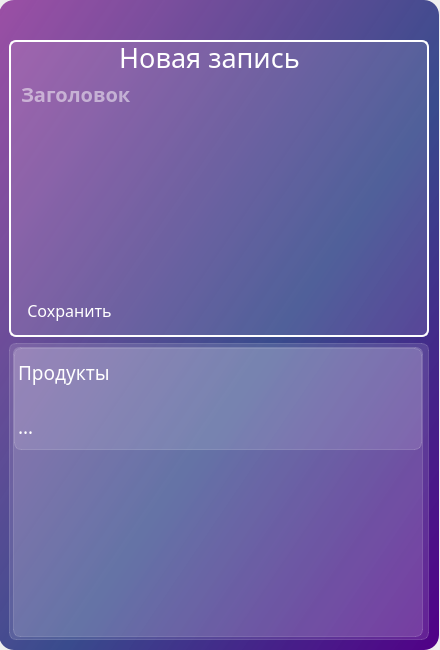
<?xml version="1.0" encoding="UTF-8"?>
<ui version="4.0">
 <class>Notepad</class>
 <widget class="QMainWindow" name="Notepad">
  <property name="geometry">
   <rect>
    <x>0</x>
    <y>0</y>
    <width>440</width>
    <height>650</height>
   </rect>
  </property>
  <property name="minimumSize">
   <size>
    <width>440</width>
    <height>650</height>
   </size>
  </property>
  <property name="maximumSize">
   <size>
    <width>440</width>
    <height>650</height>
   </size>
  </property>
  <property name="windowTitle">
   <string>Notepad</string>
  </property>
  <property name="windowIcon">
   <iconset resource="../qrc/resource.qrc">
    <normaloff>:/icons/C:/Users/Ryzen/PycharmProjects/notepad/notepad/icons/description_black_24dp.svg</normaloff>:/icons/C:/Users/Ryzen/PycharmProjects/notepad/notepad/icons/description_black_24dp.svg</iconset>
  </property>
  <property name="styleSheet">
   <string notr="true"/>
  </property>
  <widget class="QWidget" name="centralwidget">
   <widget class="QFrame" name="main">
    <property name="geometry">
     <rect>
      <x>-1</x>
      <y>0</y>
      <width>440</width>
      <height>650</height>
     </rect>
    </property>
    <property name="styleSheet">
     <string notr="true">QFrame {
background-color: qlineargradient(spread:pad, x1:1, y1:1, x2:0, y2:0, stop:0 rgba(81, 0, 135, 255),stop:0.427447 rgba(41, 61, 132, 235), stop:1 rgba(155, 79, 165, 255));
font-family: Rubik, sans-serif;
color: white;
border-radius: 15px;
}</string>
    </property>
    <property name="frameShape">
     <enum>QFrame::StyledPanel</enum>
    </property>
    <property name="frameShadow">
     <enum>QFrame::Raised</enum>
    </property>
    <widget class="QWidget" name="layoutWidget">
     <property name="geometry">
      <rect>
       <x>10</x>
       <y>40</y>
       <width>420</width>
       <height>600</height>
      </rect>
     </property>
     <layout class="QVBoxLayout" name="frames">
      <item>
       <widget class="QFrame" name="body">
        <property name="styleSheet">
         <string notr="true">QFrame {
background-color: rgba(255, 255, 255, 30);
border: 2px solid rgb(255, 255, 255);
border-radius: 7px;
color: white;
}</string>
        </property>
        <property name="frameShape">
         <enum>QFrame::StyledPanel</enum>
        </property>
        <property name="frameShadow">
         <enum>QFrame::Raised</enum>
        </property>
        <widget class="QLabel" name="main_information">
         <property name="geometry">
          <rect>
           <x>0</x>
           <y>-3</y>
           <width>401</width>
           <height>41</height>
          </rect>
         </property>
         <property name="styleSheet">
          <string notr="true">background-color: rgba(255, 255, 255, 0);
border: none;
font-size: 20pt;</string>
         </property>
         <property name="text">
          <string>Новая запись</string>
         </property>
         <property name="alignment">
          <set>Qt::AlignCenter</set>
         </property>
        </widget>
        <widget class="QPushButton" name="save">
         <property name="geometry">
          <rect>
           <x>10</x>
           <y>255</y>
           <width>101</width>
           <height>30</height>
          </rect>
         </property>
         <property name="font">
          <font>
           <family>Rubik</family>
           <pointsize>12</pointsize>
          </font>
         </property>
         <property name="styleSheet">
          <string notr="true">QPushButton {
color: white;
border: 1px solid rgba(255, 255, 255, 0);
border-radius: 7px;
}

QPushButton:hover {
background-color: rgba(255, 255, 255, 40);
}

QPushButton:pressed {
background-color: rgba(255, 255, 255, 70);
}</string>
         </property>
         <property name="text">
          <string>Сохранить</string>
         </property>
        </widget>
        <widget class="QPushButton" name="delete_note">
         <property name="geometry">
          <rect>
           <x>370</x>
           <y>254</y>
           <width>30</width>
           <height>30</height>
          </rect>
         </property>
         <property name="styleSheet">
          <string notr="true">QPushButton{
border-radius: 15px;
}

QPushButton:hover {
background-color: rgba(255, 255, 255, 40);
}

QPushButton:pressed {
background-color: rgba(255, 255, 255, 70);
}</string>
         </property>
         <property name="text">
          <string/>
         </property>
         <property name="icon">
          <iconset resource="../qrc/resource.qrc">
           <normaloff>:/icons/icons/delete_white_24dp.svg</normaloff>:/icons/icons/delete_white_24dp.svg</iconset>
         </property>
         <property name="iconSize">
          <size>
           <width>24</width>
           <height>24</height>
          </size>
         </property>
        </widget>
        <widget class="QWidget" name="">
         <property name="geometry">
          <rect>
           <x>10</x>
           <y>40</y>
           <width>400</width>
           <height>201</height>
          </rect>
         </property>
         <layout class="QVBoxLayout" name="create">
          <property name="spacing">
           <number>6</number>
          </property>
          <property name="topMargin">
           <number>0</number>
          </property>
          <property name="bottomMargin">
           <number>0</number>
          </property>
          <item>
           <widget class="QLineEdit" name="title">
            <property name="font">
             <font>
              <family>,sans-serif</family>
              <pointsize>-1</pointsize>
              <weight>75</weight>
              <italic>false</italic>
              <bold>true</bold>
             </font>
            </property>
            <property name="styleSheet">
             <string notr="true">background-color: rgba(255, 255, 255, 0);
font: Rubik, sans-serif;
font-size: 20px;
font-weight: bold;
border: none;
color: white;</string>
            </property>
            <property name="maxLength">
             <number>30</number>
            </property>
            <property name="placeholderText">
             <string>Заголовок</string>
            </property>
           </widget>
          </item>
          <item>
           <widget class="QPlainTextEdit" name="note">
            <property name="font">
             <font>
              <family>Rubik,sans-serif</family>
              <pointsize>-1</pointsize>
             </font>
            </property>
            <property name="styleSheet">
             <string notr="true">border: none;
background-color: rgba(255, 255, 255, 0);
font-size: 14px;</string>
            </property>
            <property name="verticalScrollBarPolicy">
             <enum>Qt::ScrollBarAlwaysOff</enum>
            </property>
            <property name="horizontalScrollBarPolicy">
             <enum>Qt::ScrollBarAlwaysOff</enum>
            </property>
           </widget>
          </item>
         </layout>
        </widget>
       </widget>
      </item>
      <item>
       <widget class="QFrame" name="footer">
        <property name="styleSheet">
         <string notr="true">background-color: rgba(255, 255, 255, 30);
border: 1px solid rgba(255, 255, 255, 40);
border-radius: 7px;</string>
        </property>
        <property name="frameShape">
         <enum>QFrame::StyledPanel</enum>
        </property>
        <property name="frameShadow">
         <enum>QFrame::Raised</enum>
        </property>
        <widget class="QListWidget" name="notes">
         <property name="geometry">
          <rect>
           <x>4</x>
           <y>4</y>
           <width>410</width>
           <height>290</height>
          </rect>
         </property>
         <property name="focusPolicy">
          <enum>Qt::NoFocus</enum>
         </property>
         <property name="styleSheet">
          <string notr="true">QListWidget{
background-color: rgba(255, 255, 255, 30);
border: 1px solid rgba(255, 255, 255, 40);
border-radius: 7px;
}

QListWidget::item{
background-color: rgba(255, 255, 255, 30);
border: 1px solid rgba(255, 255, 255, 40);
border-radius: 7px;
color: white;
width: 390px;
height: 100px;
}

QListWidget::item:hover{
background-color: rgba(255, 255, 255, 40);
}</string>
         </property>
         <property name="verticalScrollBarPolicy">
          <enum>Qt::ScrollBarAlwaysOff</enum>
         </property>
         <property name="horizontalScrollBarPolicy">
          <enum>Qt::ScrollBarAlwaysOff</enum>
         </property>
         <property name="flow">
          <enum>QListView::TopToBottom</enum>
         </property>
         <property name="isWrapping" stdset="0">
          <bool>false</bool>
         </property>
         <property name="spacing">
          <number>16</number>
         </property>
         <item>
          <property name="text">
           <string>Продукты


24.02.2023 Купить продукты...</string>
          </property>
          <property name="font">
           <font>
            <family>Rubik</family>
            <pointsize>14</pointsize>
            <weight>50</weight>
            <bold>false</bold>
           </font>
          </property>
         </item>
        </widget>
       </widget>
      </item>
     </layout>
    </widget>
    <widget class="QPushButton" name="close">
     <property name="geometry">
      <rect>
       <x>402</x>
       <y>4</y>
       <width>30</width>
       <height>30</height>
      </rect>
     </property>
     <property name="styleSheet">
      <string notr="true">QPushButton{
border-radius: 15px;
}

QPushButton:hover {
background-color: rgba(255, 255, 255, 40);
}

QPushButton:pressed {
background-color: rgba(255, 255, 255, 70);
}</string>
     </property>
     <property name="text">
      <string/>
     </property>
     <property name="icon">
      <iconset resource="../qrc/resource.qrc">
       <normaloff>:/icons/C:/Users/Ryzen/PycharmProjects/notepad/notepad/icons/close_white_24dp.svg</normaloff>:/icons/C:/Users/Ryzen/PycharmProjects/notepad/notepad/icons/close_white_24dp.svg</iconset>
     </property>
     <property name="iconSize">
      <size>
       <width>24</width>
       <height>24</height>
      </size>
     </property>
    </widget>
   </widget>
  </widget>
 </widget>
 <resources>
  <include location="../qrc/resource.qrc"/>
 </resources>
 <connections/>
</ui>
